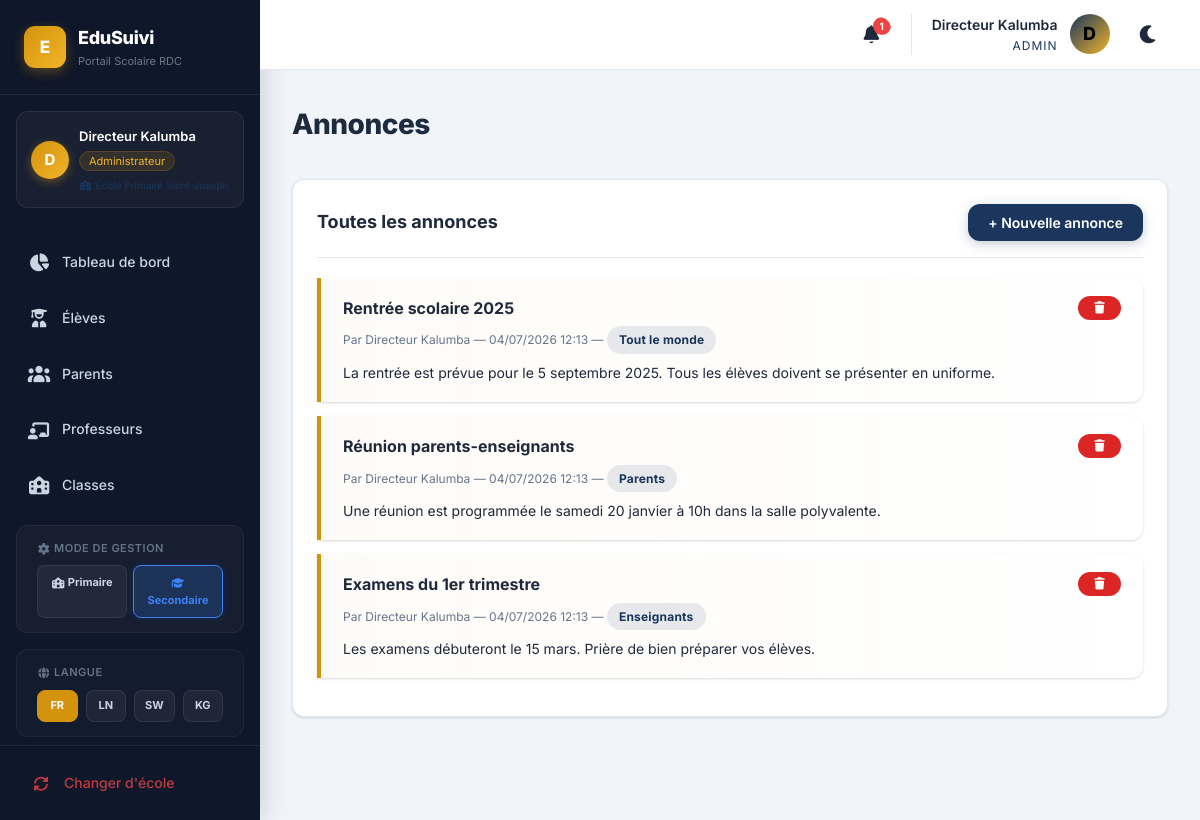
The page /admin/announcements.php (signed in) on the database its author committed.
### tables this page shows
CREATE TABLE `announcements` (
  `id` int(11) NOT NULL AUTO_INCREMENT,
  `title` varchar(200) NOT NULL,
  `content` text NOT NULL,
  `author_id` int(11) NOT NULL,
  `target` enum('all','teachers','parents','class') DEFAULT 'all',
  `target_class_id` int(11) DEFAULT NULL,
  `created_at` timestamp NOT NULL DEFAULT current_timestamp(),
  PRIMARY KEY (`id`),
  KEY `author_id` (`author_id`),
  KEY `target_class_id` (`target_class_id`),
  CONSTRAINT `announcements_ibfk_1` FOREIGN KEY (`author_id`) REFERENCES `users` (`id`) ON DELETE CASCADE,
  CONSTRAINT `announcements_ibfk_2` FOREIGN KEY (`target_class_id`) REFERENCES `classes` (`id`) ON DELETE SET NULL
);

CREATE TABLE `users` (
  `id` int(11) NOT NULL AUTO_INCREMENT,
  `name` varchar(100) NOT NULL,
  `email` varchar(100) NOT NULL,
  `password` varchar(255) NOT NULL,
  `role` enum('school','admin','teacher','parent') NOT NULL,
  `school_id` int(11) DEFAULT NULL,
  `reset_token` varchar(64) DEFAULT NULL,
  `reset_token_expiry` datetime DEFAULT NULL,
  `created_at` timestamp NOT NULL DEFAULT current_timestamp(),
  PRIMARY KEY (`id`),
  UNIQUE KEY `email` (`email`),
  KEY `fk_users_school` (`school_id`),
  KEY `idx_reset_token` (`reset_token`),
  CONSTRAINT `fk_users_school` FOREIGN KEY (`school_id`) REFERENCES `schools` (`id`) ON DELETE SET NULL
);

### includes/config.php (called while the page is built, shortened)
<?php
function escape($str) {
    return htmlspecialchars($str, ENT_QUOTES, 'UTF-8');
}

### admin/announcements.php (the view, shortened to what this page needs)
<?php require_once __DIR__ . '/../includes/header.php'; requireRole('admin');
$announcements = $pdo->query("SELECT a.*, u.name as author_name FROM announcements a JOIN users u ON a.author_id = u.id ORDER BY a.created_at DESC")->fetchAll();
$targetLabels = ['all'=>'Tout le monde','teachers'=>'Enseignants','parents'=>'Parents','class'=>'Une classe'];
?>
<div class="page-header"><h2>Annonces</h2></div>
<div class="card">
    <div class="card-header"><h3>Toutes les annonces</h3><button class="btn btn-primary" onclick="openModal('addAnn')">+ Nouvelle annonce</button></div>
    <?php foreach ($announcements as $a): ?>
        <div class="announcement-card">
            <div style="display:flex;justify-content:space-between;align-items:start;">
                <div>
                    <h4><?= escape($a['title']) ?></h4>
                    <div class="meta">Par <?= escape($a['author_name']) ?> — <?= date('d/m/Y H:i', strtotime($a['created_at'])) ?> — <span class="badge badge-primary"><?= $targetLabels[$a['target']] ?? $a['target'] ?></span></div>
                    <p><?= nl2br(escape($a['content'])) ?></p>
                </div>
                <button class="btn btn-sm btn-danger" onclick="confirmDelete('Supprimer ?','?delete=<?= $a['id'] ?>')">🗑</button>
            </div>
        </div>
    <?php endforeach; ?>
</div>
<?php require_once __DIR__ . '/../includes/footer.php'; ?>

### css/style.css (style rules this page uses)
:root { --primary: #1a365d; --primary-light: #2a4a7f; --primary-dark: #0f2341; --gold: #d4930d; --gold-light: #f0b429; --gold-dark: #b07a0a; --success: #1b7a43; --success-light: #ebf7ee; --danger: #dc2626; --danger-light: #fee2e2; --warning: #f59e0b; --warning-light: #fef3c7; --bg: #f1f5f9; --card: #ffffff; --text: #1e293b; --text-muted: #64748b; --border: #e2e8f0; --sidebar-bg: #0f172a; --sidebar-text: #cbd5e1; --sidebar-active: var(--gold); --radius: 12px; --shadow: 0 1px 3px rgba(0,0,0,0.1), 0 1px 2px rgba(0,0,0,0.06); --shadow-md: 0 4px 6px -1px rgba(0,0,0,0.1), 0 2px 4px -1px rgba(0,0,0,0.06); --shadow-lg: 0 10px 15px -3px rgba(0,0,0,0.1); --transition: all 0.25s cubic-bezier(0.4, 0, 0.2, 1); }
* { margin: 0; padding: 0; box-sizing: border-box; }
html, body { height: 100%; scroll-behavior: smooth; }
body { font-family: 'Inter', 'Segoe UI', system-ui, -apple-system, sans-serif; background: var(--bg); color: var(--text); line-height: 1.6; -webkit-font-smoothing: antialiased; overflow-x: hidden; }
.fade-in-up { opacity: 0; transform: translateY(20px); transition: opacity 0.45s ease, transform 0.45s ease; }
.fade-in-up.visible { opacity: 1; transform: translateY(0); }
.page-header { margin-bottom: 32px; }
.page-header h2 { font-size: 28px; font-weight: 800; letter-spacing: -0.5px; background: linear-gradient(135deg, var(--text), var(--primary)); -webkit-background-clip: text; -webkit-text-fill-color: transparent; background-clip: text; }
.card { background: var(--card); border-radius: var(--radius); padding: 24px; box-shadow: var(--shadow); border: 1px solid var(--border); margin-bottom: 24px; transition: var(--transition); }
.card-header { display: flex; justify-content: space-between; align-items: center; margin-bottom: 20px; padding-bottom: 16px; border-bottom: 1px solid var(--border); }
.card-header h3 { font-size: 18px; font-weight: 700; }
.badge { display: inline-block; padding: 4px 12px; border-radius: 20px; font-size: 12px; font-weight: 700; letter-spacing: 0.2px; }
.badge-primary { background: rgba(26,54,93,0.1); color: var(--primary); }
.btn { padding: 10px 20px; border: none; border-radius: var(--radius); font-size: 14px; font-weight: 600; cursor: pointer; transition: var(--transition); display: inline-flex; align-items: center; gap: 8px; position: relative; overflow: hidden; font-family: inherit; }
.btn-primary { background: var(--primary); color: white; box-shadow: 0 3px 12px rgba(26,54,93,0.25); }
.btn-danger { background: var(--danger); color: white; }
.btn-sm { padding: 6px 14px; font-size: 12px; }
.announcement-card { border-left: 4px solid var(--gold); padding: 18px 22px; margin-bottom: 14px; background: linear-gradient(90deg, rgba(212,147,13,0.03), transparent); border-radius: 0 var(--radius) var(--radius) 0; box-shadow: var(--shadow); transition: var(--transition); }
.announcement-card h4 { font-size: 16px; font-weight: 700; margin-bottom: 5px; }
.announcement-card .meta { font-size: 12px; color: var(--text-muted); margin-bottom: 8px; }
.announcement-card p { font-size: 14px; color: var(--text); }
:root { --wa-green: #25D366; --wa-green-dark: #128C7E; --wa-green-light: #dcf8c6; --wa-sidebar-bg: #111b21; --wa-sidebar-hover: #202c33; --wa-chat-bg: #efeae2; --wa-header-bg: #202c33; --wa-input-bg: #2a3942; --wa-bubble-out: #d9fdd3; --wa-bubble-in: #ffffff; --wa-text-muted-wa: #8696a0; --wa-tick-color: #53bdeb; }

### rows shown on the page
announcements: title "Rentrée scolaire 2025", author.name "Directeur Kalumba", created_at "04/07/2026 12:13", target "Tout le monde", content "La rentrée est prévue pour le 5 septembre 2025. Tous les élèves doivent se présenter en uniforme."
announcements: title "Réunion parents-enseignants", author.name "Directeur Kalumba", created_at "04/07/2026 12:13", target "Parents", content "Une réunion est programmée le samedi 20 janvier à 10h dans la salle polyvalente."
announcements: title "Examens du 1er trimestre", author.name "Directeur Kalumba", created_at "04/07/2026 12:13", target "Enseignants", content "Les examens débuteront le 15 mars. Prière de bien préparer vos élèves."

### other values the page prints
t('app_name') "EduSuivi"
t('app_subtitle') "Portail Scolaire RDC"
substr($currentUser['name'], 0, 1) "D"
$currentUser['name'] "Directeur Kalumba"
$roleLabels[$currentUser['role']] "Administrateur"
t($navLabel) "Tableau de bord"
t($navLabel) "Élèves"
t($navLabel) "Parents"
t($navLabel) "Classes"
t('language') "LANGUE"
$notifCount "1"
$currentUser['role'] "ADMIN"
